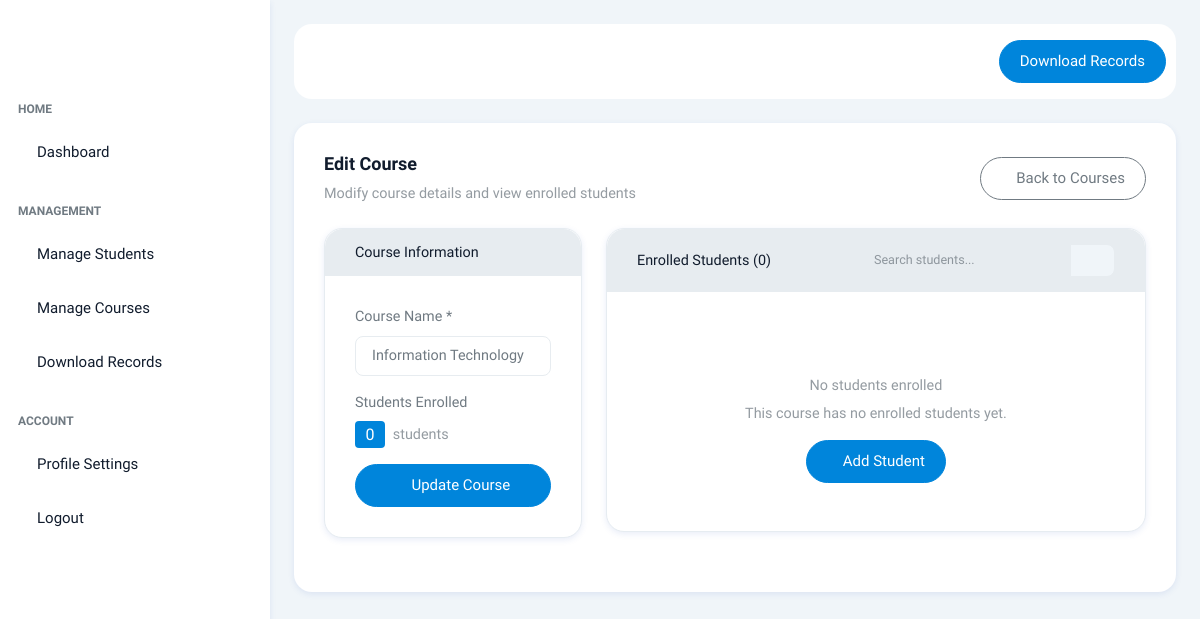
/api/admin/edit_course/1 (signed in), run on an earlier commit of the app's database.
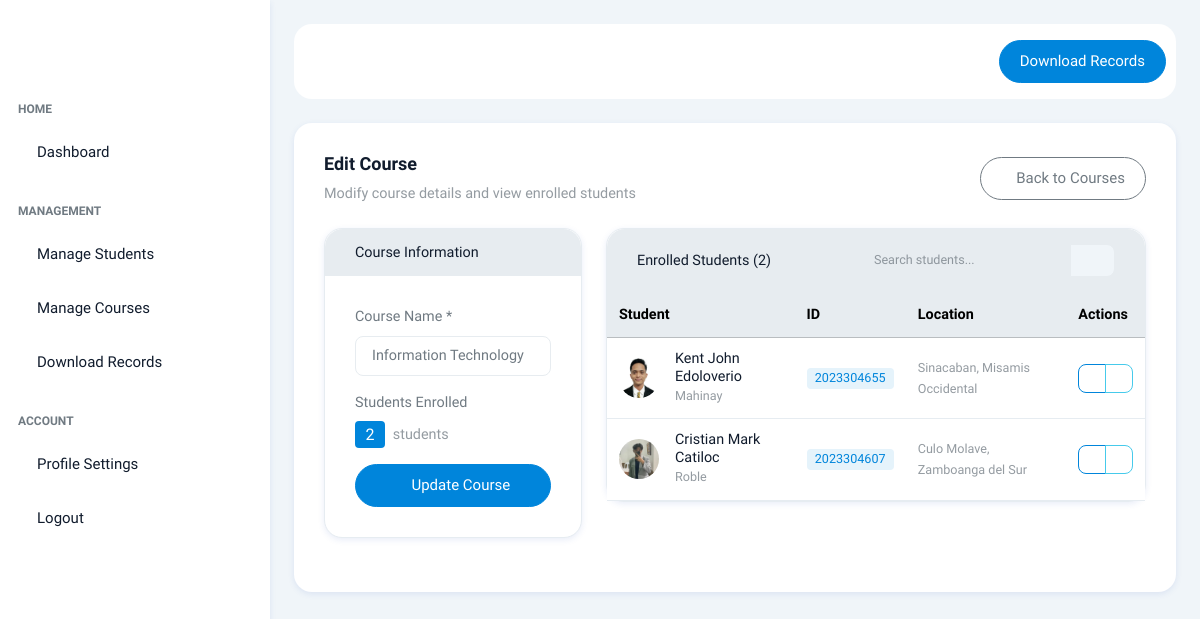
And on a later commit of the database.
### models/student.py (models this page shows)
class Student(db.Model):
    __tablename__ = 'students'
    id = db.Column(db.String(20), primary_key=True)
    first_name = db.Column(db.String(50), nullable=False)
    middle_name = db.Column(db.String(50))
    last_name = db.Column(db.String(50), nullable=False)
    age = db.Column(db.Integer)
    course_id = db.Column(db.Integer, db.ForeignKey('courses.id'))
    location_id = db.Column(db.Integer, db.ForeignKey('locations.id'))
    image = db.Column(db.String(255))
    managed_by_user_id = db.Column(db.Integer, db.ForeignKey('user.id'), nullable=True)
    course = db.relationship('Course', back_populates='students')
    location = db.relationship('Location', back_populates='students')
    attendance_records = db.relationship('Attendance', back_populates='student', lazy=True)
    managed_by = db.relationship('User', foreign_keys=[managed_by_user_id], back_populates='managed_students')
    def to_dict(self):
        return {
            'id': self.id,
            'first_name': self.first_name,
            'middle_name': self.middle_name,
            'last_name': self.last_name,
            'age': self.age,
            'image': self.image,
            'course': {
                'id': self.course.id,
                'course_name': self.course.course_name
            } if self.course else None,
            'location': {
                'id': self.location.id,
                'barangay': self.location.barangay,
                'municipality': self.location.municipality,
                'province': self.location.province
            } if self.location else None,
            'managed_by': {
                'id': self.managed_by.id,
                'username': self.managed_by.username
            } if self.managed_by else None
        }

### models/location.py (models this page shows, shortened)
class Location(db.Model):
    __tablename__ = 'locations'
    id = db.Column(db.Integer, primary_key=True)
    barangay = db.Column(db.String(100), nullable=False)
    municipality = db.Column(db.String(100), nullable=False)
    province = db.Column(db.String(100), nullable=False)
    students = db.relationship('Student', back_populates='location')
    user = db.relationship('User', back_populates='location')

### routes/admin_routes.py (the view, shortened to what this page needs)
@admin_bp.route('/admin/edit_course/<int:course_id>', methods=['GET', 'POST'])
@admin_required
def edit_course(course_id):
    if 'admin' not in session:
        return jsonify({'success': False, 'message': 'Unauthorized access'}), 403
    course = Course.query.get_or_404(course_id)
    try:
        enrolled_students = Student.query.filter_by(course_id=course.id).all()
        students_data = [student.to_dict() for student in enrolled_students]
        return render_template('admin_new/ae_edit_course.html',
                             course=course.to_dict(),
                             enrolled_students=students_data)
    except Exception as e:
        current_app.logger.error(f"Error loading course data: {str(e)}")
        flash(f"Error loading course data: {str(e)}", 'danger')
        return redirect(url_for('admin.manage_courses'))

### models/course.py (called while the page is built)
    def to_dict(self):
        return {
            'id': self.id,
            'course_name': self.course_name,
            'managed_by': {
                'id': self.managed_by.id,
                'username': self.managed_by.username
            } if self.managed_by else None
        }

### routes/admin_routes.py (called while the page is built)
def admin_required(f):
    @wraps(f)
    def decorated_function(*args, **kwargs):
        if 'admin' not in session:
            flash('Unauthorized access!')
            return redirect(url_for('admin_login'))
        return f(*args, **kwargs)
    return decorated_function

### templates/admin_new/ae_edit_course.html (shortened to what the changed rows need)
{% extends "admin_new/ae_base.html" %}
{% block admin_home %}
<div class="card" data-course-id="{{ course.id }}">
    <div class="card-body">
        <div class="row">
            <div class="col-md-4">
                <div class="card border">
                    <div class="card-body">
                        <form id="editCourseForm">
                            <div class="mb-3">
                                <div class="d-flex align-items-center">
                                    <span class="badge bg-primary fs-4 me-2">{{ enrolled_students|length }}</span>
                                    <span class="text-muted">student{{ 's' if enrolled_students|length != 1 else ''
                                        }}</span>
                                </div>
                            </div>
                        </form>
                    </div>
                </div>
            </div>
            <div class="col-md-8">
                <div class="card border">
                    <div class="card-header bg-light d-flex justify-content-between align-items-center">
                        <h6 class="mb-0">Enrolled Students ({{ enrolled_students|length }})</h6>
                        <div class="input-group" style="width: 250px;">
                            <input type="text" class="form-control form-control-sm" id="searchStudents"
                                placeholder="Search students...">
                            <span class="input-group-text"><i class="ti ti-search"></i></span>
                        </div>
                    </div>
                    <div class="card-body p-0">
                        {% if enrolled_students %}
                        <div class="table-responsive">
                            <table class="table table-hover mb-0" id="studentsTable">
                                <thead class="table-light">
                                    <tr>
                                        <th>Student</th>
                                        <th>ID</th>
                                        <th>Location</th>
                                        <th>Actions</th>
                                    </tr>
                                </thead>
                                <tbody>
                                    {% for student in enrolled_students %}
                                    <tr class="student-row">
                                        <td>
                                            <div class="d-flex align-items-center">
                                                <img src="{{ url_for('static', filename='uploads/' ~ (student.image or 'default.png')) }}"
                                                    class="rounded-circle me-3" width="40" height="40" alt="">
                                                <div>
                                                    <h6 class="mb-0 student-name">{{ student.first_name }} {{
                                                        student.last_name }}</h6>
                                                    <small class="text-muted">{{ student.middle_name or '' }}</small>
                                                </div>
                                            </div>
                                        </td>
                                        <td class="align-middle">
                                            <span class="badge bg-light-primary text-primary student-id">{{ student.id
                                                }}</span>
                                        </td>
                                        <td class="align-middle">
                                            {% if student.location %}
                                            <small class="text-muted">
                                                {{ student.location.municipality }}, {{ student.location.province }}
                                            </small>
                                            {% else %}
                                            <small class="text-muted">No location</small>
                                            {% endif %}
                                        </td>
                                        <td class="align-middle">
                                            <div class="btn-group" role="group">
                                                <a href="/admin/edit_student/{{ student.id }}"
                                                    class="btn btn-sm btn-outline-primary" title="Edit Student">
                                                    <i class="ti ti-edit"></i>
                                                </a>
                                                <button class="btn btn-sm btn-outline-info"
                                                    onclick="viewStudentDetails('{{ student.id }}')"
                                                    title="View Details">
                                                    <i class="ti ti-eye"></i>
                                                </button>
                                            </div>
                                        </td>
                                    </tr>
                                    {% endfor %}
                                </tbody>
                            </table>
                        </div>
                        {% else %}
                        <div class="text-center py-5">
                            <i class="ti ti-users fs-1 text-muted"></i>
                            <h6 class="mt-3 text-muted">No students enrolled</h6>
                            <p class="text-muted">This course has no enrolled students yet.</p>
                            <a href="/admin/add_student" class="btn btn-primary">
                                <i class="ti ti-plus me-1"></i>Add Student
                            </a>
                        </div>
                        {% endif %}
                    </div>
                </div>
            </div>
        </div>
    </div>
</div>
{% endblock %}

What changed in the data, as far as the page shows it:
added Student: image (picture), first_name "Kent John", last_name "Edoloverio", middle_name "Mahinay", id "2023304655", location.municipality "Sinacaban", location.province "Misamis Occidental"
added Student: image (picture), first_name "Cristian Mark", last_name "Catiloc", middle_name "Roble", id "2023304607", location.municipality "Culo Molave", location.province "Zamboanga del Sur"
Also different on the page:
{{ enrolled_students|length }}: "0" → "2"
text no longer shown: "No students enrolled This course has no enrolled students yet. Add Student"
text now shown: "Student ID Location Actions"
